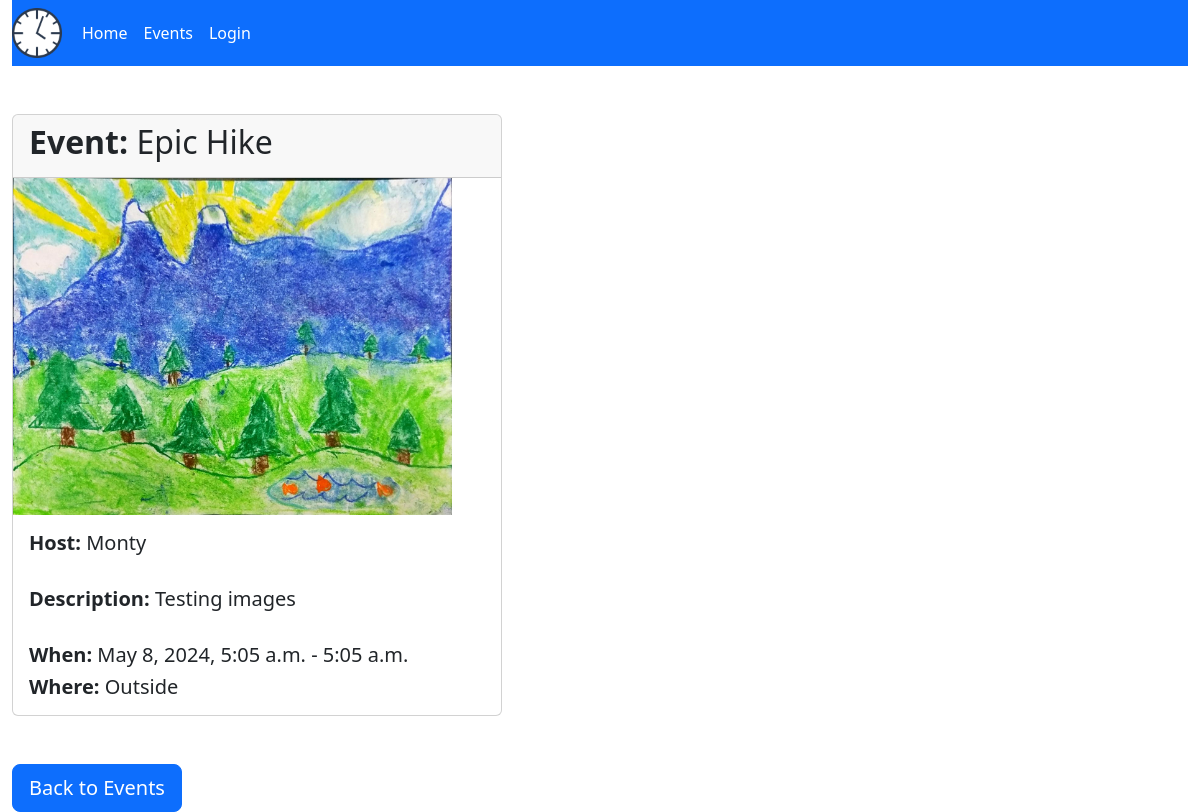
/events/14, run on the app's committed database.
### eventspace/models.py (models this page shows, shortened)
class Event(models.Model):
    host = models.ForeignKey(User, null=True, on_delete=models.CASCADE)
    title = models.CharField(max_length=200, blank=False)
    location = models.CharField(max_length=200, blank=False)
    image = models.ImageField(blank=True, upload_to='images/')
    description = models.TextField(blank=True)
    date = models.DateField(("Date"), default=datetime.date.today, blank=False)
    start = models.TimeField(default=None, null=True, blank=True)
    end = models.TimeField(default=None, null=True, blank=True)
    class Meta:
        ordering = ('date',)

### eventspace/views.py (the view)
# urls.py: path('events/<int:pk>', views.EventDetailView.as_view(), name="event-detail"),
class EventDetailView(generic.DetailView):
    model = Event

### eventspace/templates/eventspace/event_detail.html
{% extends 'eventspace/base_template.html' %}
{% block content %}
<br><br>
<div class="card mb-4" style="width: 50%; height: auto;">
    <div class="card-header">
        <h2><strong>Event: </strong>{{event.title}}</h2>
    </div>
    {% if event.image %}
    <img class = "img-fluid" src="{{ event.image.url }}" style = "max-width: 90%; height: auto;">
    {% endif %}
    <div class="card-body">
        <h5 class="card-text"><strong>Host: </strong>{{ event.host }}</h5><br>
        <h5 class="card-text"><strong>Description: </strong>{{ event.description }}</h5><br>
        <h5 class="card-text"><strong>When: </strong>{{ event.date }},
            {% if event.start is not None %}
            {{ event.start }} - {{ event.end }}
            {% endif %}
        </h5>
        <h5 class="card-text"><strong>Where: </strong>{{ event.location }}</h5>
    </div>
</div>
<br>
{% if user.is_authenticated %}
<a href="{% url 'user_page' %}" class="btn btn-primary btn-lg">Back to My Events</a>
{% else %}
<a href="{% url 'event-list' %}" class="btn btn-primary btn-lg">Back to Events</a>
{% endif %}
{% endblock content%}

### data on the page
Event: title "Epic Hike", image (picture), host "Monty", description "Testing images", date "May 8, 2024", start "5:05 a.m.", end "5:05 a.m.", location "Outside"
